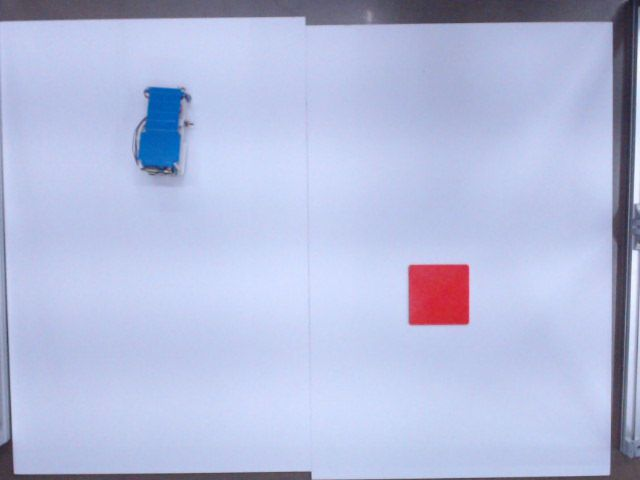
#> input picture find_path/script/map.png, 640 x 480 px, found by its file name
$ python ori_astar.py
#> lines starting #> are read from the running program, lines starting #| are printed output that depends on the picture; after the words box and inside, x2 and y2 are one past the last pixel; in counts of white or black regions, pixels touching at a corner belong together
#!/usr/bin/env python2
import cv2
import numpy as np
import math

notwalkable =[]
class Basic_map:
    def __init__(self):
        self.Color_HSV = {}
        # hsv 3 low , hsv 3 high
        self.Color_HSV['RED'] = [126, 134, 0, 255, 255, 255]
        self.Color_HSV['BLUE'] = [91, 161, 0, 124, 255, 255]
        self.x = 0
        self.y = 0
        return
    def find(self,img, color): #find specific color points, in this case start, end_nodes
        lowerBound = np.array(self.Color_HSV[color][:3])
        upperBound = np.array(self.Color_HSV[color][3:6])
        hsv = cv2.cvtColor(img, cv2.COLOR_BGR2HSV)
        color_mask = cv2.inRange(hsv, lowerBound, upperBound)
        #ret, thr = cv2.threshold(color_mask, 127, 255, 0)
        contours, hierarchy= cv2.findContours(color_mask, cv2.RETR_EXTERNAL, cv2.CHAIN_APPROX_SIMPLE)
        if len(contours) > 0:
            for i in range(len(contours)):
                # Get area value
                area = cv2.contourArea(contours[i])
                if area > 1:  # minimum  area
                    rect = cv2.minAreaRect(contours[i])
                    (self.x, self.y), (w, h), angle = cv2.minAreaRect(contours[i])
                    box = cv2.boxPoints(rect)
                    box = np.int0(box)
                    return round(self.x), round(self.y), color_mask
                else:
                    return 0, 0, 0

    def obstacle_load(self,img): # make base_map that has obstacle pixel data
        img_gray = cv2.cvtColor(img, cv2.COLOR_BGR2GRAY)
        ret, base_map = cv2.threshold(img_gray, 22, 255, 1)
        return base_map

class Node:
    def __init__(self, parent=None, position=None):
        self.parent = parent
        self.position = position
        self.G = 0
        self.F = 0
        self.H = 0

    def __eq__(self, other):
        return self.position == other.position


def astar(map, start, end):
    list = []
    list = map
    start_node = Node(None, start)
    start_node.G = start_node.H = start_node.F = 0
    end_node = Node(None, end)
    end_node.G = end_node.H = end_node.F = 0

    open_list =[]
    closed_list = []

    open_list.append(start_node)
    while len(open_list) > 0:
        current_node = open_list[0]
        current_index = 0
        for index, item in enumerate(open_list): #this means you compare current node with open_list node.
            if item.F < current_node.F: #if openlist item's F is small than current node's F, you changes openlist.
                current_node = item
                current_index = index

        open_list.pop(current_index)
        closed_list.append(current_node)

        if current_node == end_node:
            path=[]
            current = current_node
            while current is not None:
                path.append(current.position)
                current = current.parent
            return path[::-1]


        children =[]
        for new_position in [(0, -1), (0, 1), (-1, 0), (1, 0), (-1, -1), (-1, 1), (1, -1), (1, 1)]: #adjacent node
            node_position = (current_node.position[0] + new_position[0], current_node.position[1] + new_position[1] ) #Get adjacent node position
            if node_position[0] > (len(map) - 1) or node_position[0] < 0 or node_position[1] > (len(map[len(map)-1]) -1) or node_position[1] < 0: #check if node is out side end of map. like [0,-1]. there is no -1 array number.
                continue
            if map[node_position[1]][node_position[0]] != 0: # Make sure walkable terrain
                print("not walkable place = ", (node_position[0], node_position[1]))
                notgood = [node_position[0],node_position[1]]
                notwalkable.append(notgood)
                continue
            new_node = Node(current_node, node_position)  # this means, make current node as a parent and adjacent position as node position.
            children.append(new_node) #put this new nodes in the children !!!! By for moon, this will put all the adjacent node in the children

        for child in children: #if child in children has already in the closed_list
            for closed_child in closed_list:
                if child == closed_child: #so it child is already in the closed_list, ignore them
                    continue
            child.G = current_node.G + 1 #adjacent node(child) get +1 from current node's G score
            child.H = ((child.position[0] - end_node.position[0]) ** 2) + ((child.position[1] - end_node.position[1]) ** 2)
            child.F = child.G + child.H
            #print("child.g", child.G, "child.h", child.H, "child.f", child.F)
            for open_node in open_list:
                if child == open_node and child.G > open_node.G:
                    continue
            open_list.append(child)

def main():
    img = cv2.imread('/home/benlee/catkin_ws/src/find_path/script/map.png', cv2.IMREAD_COLOR)
#> img is the input picture: shape (480, 640, 3); mean B, G, R 221, 188.5, 180.5
    start_point = Basic_map()
    end_point = Basic_map()
    obstacle_map = Basic_map()
    start_x, start_y, start_img = start_point.find(img, 'BLUE')
#> in find, `hsv = cv2.cvtColor(img, cv2.COLOR_BGR2HSV)`: hsv: shape (480, 640, 3); mean H, S, V 114.9, 51.3, 222.6
#> in find, `color_mask = cv2.inRange(hsv, lowerBound, upperBound)`:
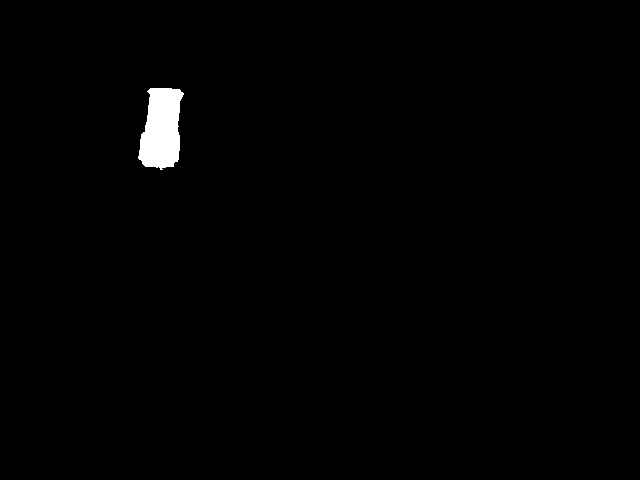
#> color_mask: shape (480, 640); 0.9% white; 1 white region
#> in find, `contours, hierarchy= cv2.findContours(color_mask, cv2.RETR_EXTERNAL, c..`: contours = 1 contour; box (x1, y1, x2, y2) and area: (138, 88, 184, 170) 2655
#> the loop in find, `for i in range(len(contours)):` made 1 pass
#> (area, self.x, self.y, w, h, angle, box) on pass 1: (2655, 161.5, 128, 81.73, 40.08, -83.29, [[176, 170], [136, 166], [146, 85], [186, 89]])
#> start_x = 161; start_y = 128
    start = (start_x, start_y+10)
#> start = (161, 138)
    end_x, end_y, end_img = end_point.find(img, 'RED')
#> call 2 of find, with color = 'RED'
#> in find (call 2), `color_mask = cv2.inRange(hsv, lowerBound, upperBound)`:
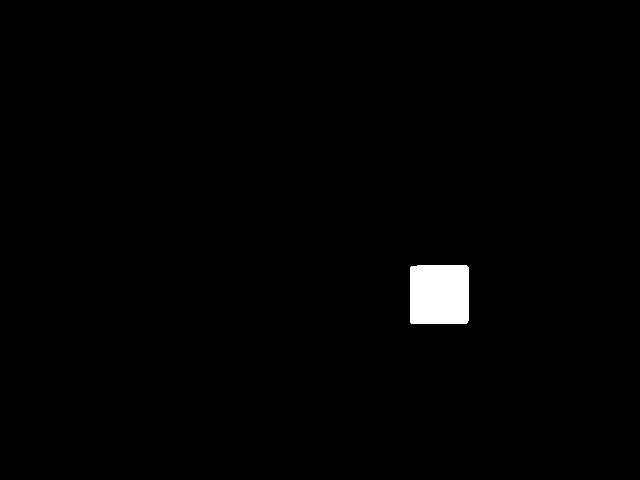
#> color_mask: shape (480, 640); 1.1% white; 1 white region
#> in find (call 2), `contours, hierarchy= cv2.findContours(color_mask, cv2.RETR_EXTERNAL, c..`: contours = 1 contour; box (x1, y1, x2, y2) and area: (410, 265, 469, 324) 3352
#> the loop in find, `for i in range(len(contours)):` made 1 pass
#> (area, self.x, self.y, w, h, angle, box) on pass 1: (3351.5, 439, 294, 58, 58, -90, [[468, 322], [410, 322], [410, 264], [468, 264]])
#> end_x = 439; end_y = 294
    end = (end_x, end_y-10) #
#> end = (439, 284)
    print("start",start,"end", end)
#| start (161, 138) end (439, 284)
    capstone_map = obstacle_map.obstacle_load(img)
#> in obstacle_load, `img_gray = cv2.cvtColor(img, cv2.COLOR_BGR2GRAY)`:
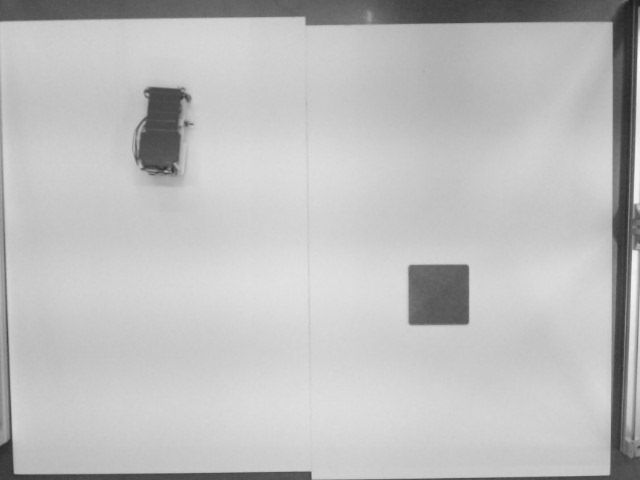
#> img_gray: shape (480, 640); min 28, max 251, mean 189.8
#> in obstacle_load, `ret, base_map = cv2.threshold(img_gray, 22, 255, 1)`: base_map: shape (480, 640); every value is 0
    #a = np.argwhere(capstone_map == 255)
    path = astar(capstone_map, start, end)
#> in __init__, `self.position = position`: self.position = (161, 138)
#> the loop in astar, `while len(open_list) > 0:` made 279 passes
    if len(path)>0:
        for i in range(0, len(path)):
            print("Path :", path[i])
            cv2.circle(img, path[i], 1, (0,0,255), 1)
#> this loop made 279 passes
#| Path : (161, 138)
#| Path : (162, 139)
#| Path : (163, 140)
#| Path : (164, 141)
#| Path : (165, 142)
#| Path : (166, 143)
#| Path : (167, 144)
#| Path : (168, 145)
#> (further printed lines are left out)
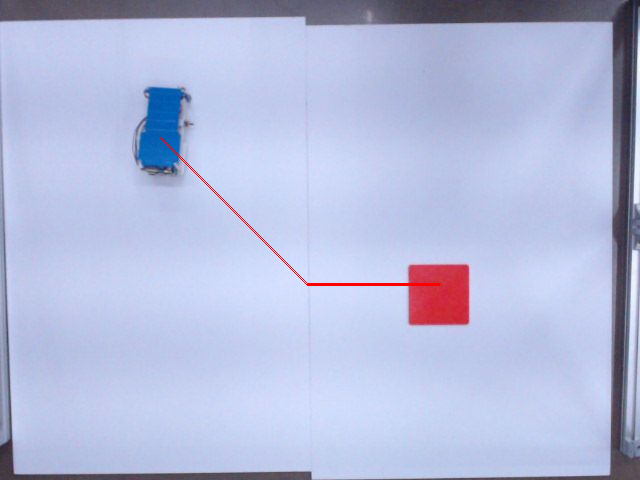
#> img: shape (480, 640, 3); 0.23% of pixels changed, all inside (x1, y1, x2, y2) = (160, 137, 441, 286)
    print(notwalkable)
    '''if len(notwalkable)>0:
        for i in range(0, len(notwalkable)):
            cv2.circle(img, (notwalkable[i][0],notwalkable[i][1]), 3, (10,30,155), 1)'''
    cv2.imshow('start_img', start_img)
    cv2.imshow('end_img', end_img)
    cv2.imshow('obstacle', capstone_map)
    cv2.imshow('img', img)
    cv2.waitKey(0)
    cv2.destroyAllWindows()

if __name__ == '__main__':
    main()
